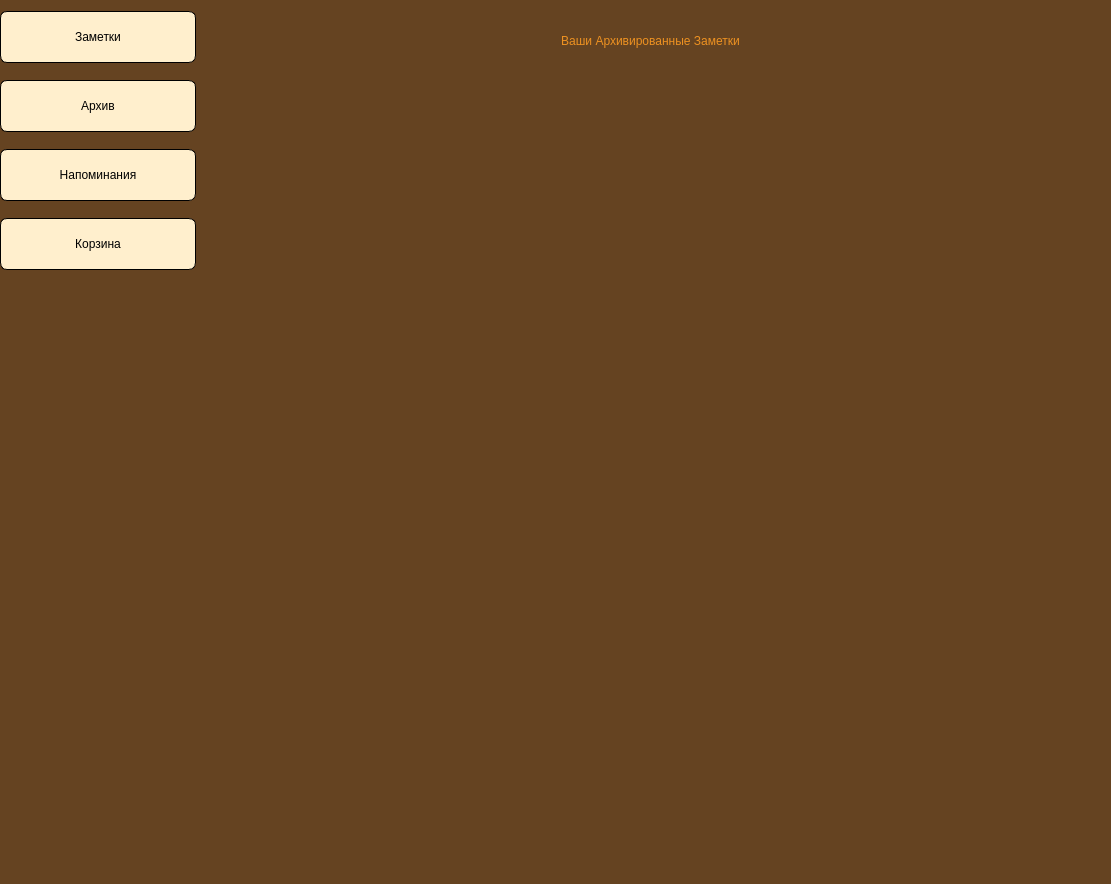
<?xml version="1.0" encoding="UTF-8"?>
<ui version="4.0">
 <class>ArchiveWindow</class>
 <widget class="QMainWindow" name="ArchiveWindow">
  <property name="geometry">
   <rect>
    <x>0</x>
    <y>0</y>
    <width>1111</width>
    <height>884</height>
   </rect>
  </property>
  <property name="windowTitle">
   <string>MainWindow</string>
  </property>
  <property name="styleSheet">
   <string notr="true">background-color: rgb(101, 67, 33);</string>
  </property>
  <widget class="QWidget" name="centralwidget">
   <widget class="QWidget" name="layoutWidget">
    <property name="geometry">
     <rect>
      <x>0</x>
      <y>0</y>
      <width>196</width>
      <height>281</height>
     </rect>
    </property>
    <layout class="QVBoxLayout" name="verticalLayout">
     <item>
      <widget class="QPushButton" name="MainWindowButtAW">
       <property name="mouseTracking">
        <bool>false</bool>
       </property>
       <property name="acceptDrops">
        <bool>true</bool>
       </property>
       <property name="layoutDirection">
        <enum>Qt::LayoutDirection::LeftToRight</enum>
       </property>
       <property name="styleSheet">
        <string notr="true">border: 1px solid rgb(0,0,0);background-color: rgb(255, 239, 205);border-radius: 7px;
font: 15pt &quot;Arial&quot;;height: 50px;</string>
       </property>
       <property name="text">
        <string>Заметки</string>
       </property>
       <property name="icon">
        <iconset>
         <normaloff>../../Downloads/notes_24dp_FILL0_wght400_GRAD0_opsz24.svg</normaloff>../../Downloads/notes_24dp_FILL0_wght400_GRAD0_opsz24.svg</iconset>
       </property>
       <property name="iconSize">
        <size>
         <width>24</width>
         <height>24</height>
        </size>
       </property>
      </widget>
     </item>
     <item>
      <widget class="QPushButton" name="ArchiveButtAW">
       <property name="styleSheet">
        <string notr="true">border: 1px solid rgb(0,0,0);background-color: rgb(255, 239, 205);border-radius: 7px;
font: 15pt &quot;Arial&quot;;height: 50px</string>
       </property>
       <property name="text">
        <string>Архив</string>
       </property>
       <property name="icon">
        <iconset>
         <normaloff>icons/archive_FILL0_wght400_GRAD0_opsz24.svg</normaloff>icons/archive_FILL0_wght400_GRAD0_opsz24.svg</iconset>
       </property>
       <property name="iconSize">
        <size>
         <width>24</width>
         <height>24</height>
        </size>
       </property>
      </widget>
     </item>
     <item>
      <widget class="QPushButton" name="RemindButtAW">
       <property name="styleSheet">
        <string notr="true">border: 1px solid rgb(0,0,0);background-color: rgb(255, 239, 205);border-radius: 7px;
font: 15pt &quot;Arial&quot;;height: 50px</string>
       </property>
       <property name="text">
        <string>Напоминания</string>
       </property>
       <property name="icon">
        <iconset>
         <normaloff>icons/notifications_FILL0_wght400_GRAD0_opsz24.svg</normaloff>icons/notifications_FILL0_wght400_GRAD0_opsz24.svg</iconset>
       </property>
       <property name="iconSize">
        <size>
         <width>24</width>
         <height>24</height>
        </size>
       </property>
      </widget>
     </item>
     <item>
      <widget class="QPushButton" name="TrashButtAW">
       <property name="styleSheet">
        <string notr="true">border: 1px solid rgb(0,0,0);background-color: rgb(255, 239, 205);border-radius: 7px;
font: 15pt &quot;Arial&quot;;height: 50px</string>
       </property>
       <property name="text">
        <string>Корзина</string>
       </property>
       <property name="icon">
        <iconset>
         <normaloff>icons/delete_black_24dp.svg</normaloff>icons/delete_black_24dp.svg</iconset>
       </property>
       <property name="iconSize">
        <size>
         <width>24</width>
         <height>24</height>
        </size>
       </property>
       <property name="autoRepeat">
        <bool>false</bool>
       </property>
      </widget>
     </item>
    </layout>
   </widget>
   <widget class="QWidget" name="verticalLayoutWidget">
    <property name="geometry">
     <rect>
      <x>360</x>
      <y>20</y>
      <width>581</width>
      <height>41</height>
     </rect>
    </property>
    <layout class="QVBoxLayout" name="verticalLayout_2">
     <item>
      <widget class="QLabel" name="label">
       <property name="styleSheet">
        <string notr="true">border-radius: 7px;
font: 20pt &quot;Arial&quot;; justify: left; color: rgb(237,145,33)</string>
       </property>
       <property name="text">
        <string>Ваши Архивированные Заметки</string>
       </property>
       <property name="alignment">
        <set>Qt::AlignmentFlag::AlignCenter</set>
       </property>
      </widget>
     </item>
    </layout>
   </widget>
  </widget>
 </widget>
 <resources>
  <include location="res-rc.qrc"/>
 </resources>
 <connections/>
</ui>
